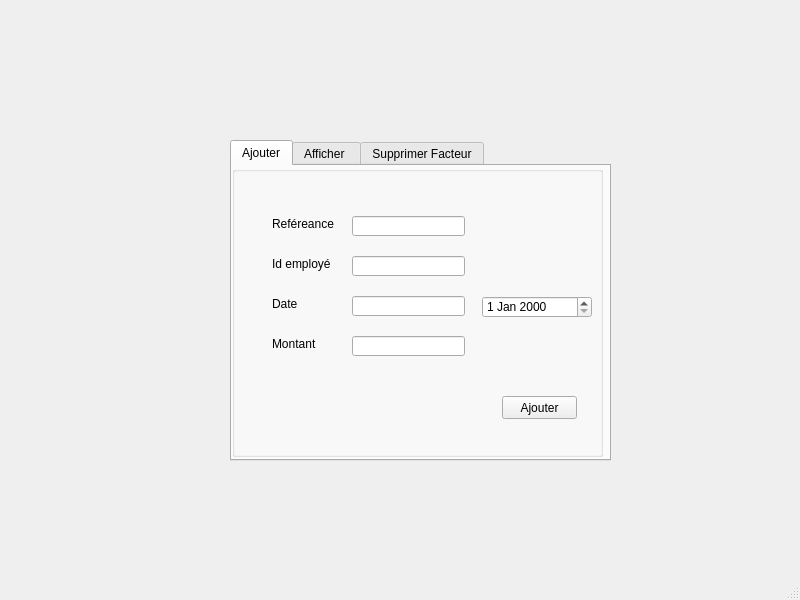
<?xml version="1.0" encoding="UTF-8"?>
<ui version="4.0">
 <class>MainWindow</class>
 <widget class="QMainWindow" name="MainWindow">
  <property name="geometry">
   <rect>
    <x>0</x>
    <y>0</y>
    <width>800</width>
    <height>600</height>
   </rect>
  </property>
  <property name="windowTitle">
   <string>MainWindow</string>
  </property>
  <widget class="QWidget" name="centralwidget">
   <widget class="QTabWidget" name="tabWidget">
    <property name="geometry">
     <rect>
      <x>230</x>
      <y>140</y>
      <width>381</width>
      <height>321</height>
     </rect>
    </property>
    <property name="currentIndex">
     <number>0</number>
    </property>
    <widget class="QWidget" name="tab">
     <attribute name="title">
      <string>Ajouter</string>
     </attribute>
     <widget class="QGroupBox" name="groupBox">
      <property name="geometry">
       <rect>
        <x>0</x>
        <y>0</y>
        <width>371</width>
        <height>291</height>
       </rect>
      </property>
      <property name="title">
       <string/>
      </property>
      <widget class="QLabel" name="label">
       <property name="geometry">
        <rect>
         <x>40</x>
         <y>50</y>
         <width>71</width>
         <height>16</height>
        </rect>
       </property>
       <property name="text">
        <string>Reféreance</string>
       </property>
      </widget>
      <widget class="QLineEdit" name="line_ref">
       <property name="geometry">
        <rect>
         <x>120</x>
         <y>50</y>
         <width>113</width>
         <height>20</height>
        </rect>
       </property>
      </widget>
      <widget class="QLabel" name="label_2">
       <property name="geometry">
        <rect>
         <x>40</x>
         <y>90</y>
         <width>61</width>
         <height>16</height>
        </rect>
       </property>
       <property name="text">
        <string>Id employé</string>
       </property>
      </widget>
      <widget class="QLineEdit" name="line_id">
       <property name="geometry">
        <rect>
         <x>120</x>
         <y>90</y>
         <width>113</width>
         <height>20</height>
        </rect>
       </property>
      </widget>
      <widget class="QLabel" name="label_3">
       <property name="geometry">
        <rect>
         <x>40</x>
         <y>130</y>
         <width>61</width>
         <height>16</height>
        </rect>
       </property>
       <property name="text">
        <string>Date</string>
       </property>
      </widget>
      <widget class="QLineEdit" name="line_date1">
       <property name="geometry">
        <rect>
         <x>120</x>
         <y>130</y>
         <width>113</width>
         <height>20</height>
        </rect>
       </property>
      </widget>
      <widget class="QLabel" name="label_4">
       <property name="geometry">
        <rect>
         <x>40</x>
         <y>170</y>
         <width>61</width>
         <height>16</height>
        </rect>
       </property>
       <property name="text">
        <string>Montant</string>
       </property>
      </widget>
      <widget class="QLineEdit" name="line_mont">
       <property name="geometry">
        <rect>
         <x>120</x>
         <y>170</y>
         <width>113</width>
         <height>20</height>
        </rect>
       </property>
      </widget>
      <widget class="QPushButton" name="ajout_button">
       <property name="geometry">
        <rect>
         <x>270</x>
         <y>230</y>
         <width>75</width>
         <height>23</height>
        </rect>
       </property>
       <property name="text">
        <string>Ajouter</string>
       </property>
      </widget>
      <widget class="QDateEdit" name="line_date">
       <property name="geometry">
        <rect>
         <x>250</x>
         <y>130</y>
         <width>110</width>
         <height>22</height>
        </rect>
       </property>
      </widget>
     </widget>
    </widget>
    <widget class="QWidget" name="tab_2">
     <attribute name="title">
      <string>Afficher </string>
     </attribute>
     <widget class="QTableView" name="table_facteur">
      <property name="geometry">
       <rect>
        <x>0</x>
        <y>0</y>
        <width>381</width>
        <height>301</height>
       </rect>
      </property>
     </widget>
    </widget>
    <widget class="QWidget" name="tab_3">
     <attribute name="title">
      <string>Supprimer Facteur</string>
     </attribute>
     <widget class="QLabel" name="label_5">
      <property name="geometry">
       <rect>
        <x>30</x>
        <y>60</y>
        <width>61</width>
        <height>21</height>
       </rect>
      </property>
      <property name="text">
       <string>Référence</string>
      </property>
     </widget>
     <widget class="QLineEdit" name="line_idsupp">
      <property name="geometry">
       <rect>
        <x>110</x>
        <y>60</y>
        <width>113</width>
        <height>20</height>
       </rect>
      </property>
     </widget>
     <widget class="QPushButton" name="button_supp">
      <property name="geometry">
       <rect>
        <x>130</x>
        <y>140</y>
        <width>75</width>
        <height>23</height>
       </rect>
      </property>
      <property name="text">
       <string>Supprimer</string>
      </property>
     </widget>
    </widget>
   </widget>
  </widget>
  <widget class="QMenuBar" name="menubar">
   <property name="geometry">
    <rect>
     <x>0</x>
     <y>0</y>
     <width>800</width>
     <height>22</height>
    </rect>
   </property>
  </widget>
  <widget class="QStatusBar" name="statusbar"/>
 </widget>
 <resources/>
 <connections/>
</ui>
